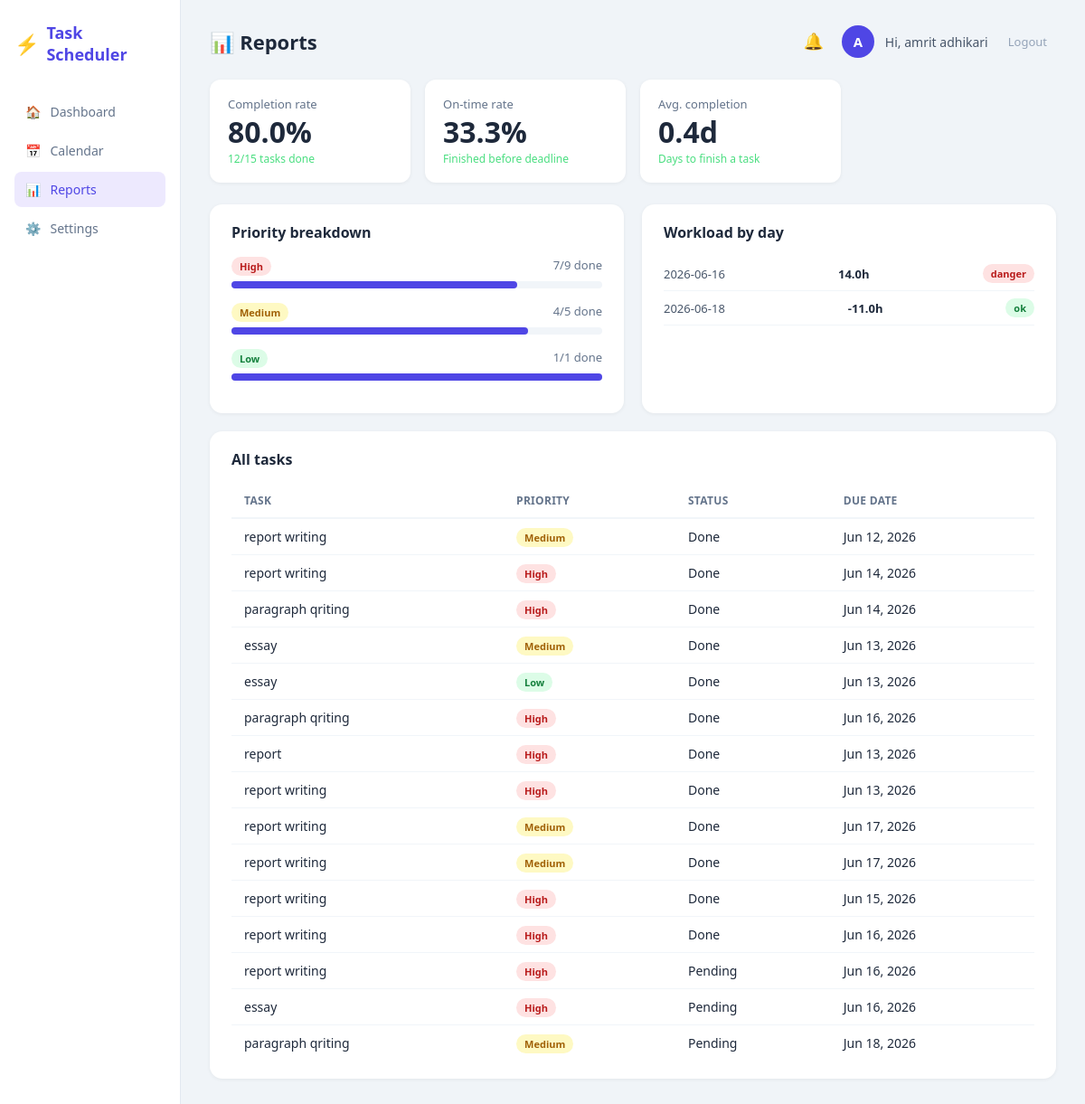
Screenshot of /reports (signed in) with the database file from the repository.
### models.py (models this page shows)
class User(UserMixin, db.Model):
    id = db.Column(db.Integer, primary_key=True)
    username = db.Column(db.String(80), unique=True, nullable=False)
    email = db.Column(db.String(120), unique=True, nullable=False)
    password = db.Column(db.String(200), nullable=False)
    tasks = db.relationship('Task', backref='user', lazy=True)

class Task(db.Model):
    id = db.Column(db.Integer, primary_key=True)
    title = db.Column(db.String(200), nullable=False)
    description = db.Column(db.Text, default='')
    priority = db.Column(db.String(10), default='Medium')
    status = db.Column(db.String(20), default='Pending')
    due_date = db.Column(db.DateTime, nullable=True)
    start_time = db.Column(db.String(10), default='')
    end_time = db.Column(db.String(10), default='')
    created_at = db.Column(db.DateTime, default=datetime.utcnow)
    completed_at = db.Column(db.DateTime, nullable=True)
    is_recurring = db.Column(db.Boolean, default=False)
    recur_type = db.Column(db.String(20), default='')
    user_id = db.Column(db.Integer, db.ForeignKey('user.id'), nullable=False)

### routes.py (the view)
@main.route('/reports')
@login_required
def reports():
    tasks = Task.query.filter_by(user_id=current_user.id).all()
    stats = get_productivity_stats(tasks)
    workload = analyze_workload(tasks)
    return render_template('reports.html', tasks=tasks, stats=stats, workload=workload)

### app.py (called while the page is built)
@login_manager.user_loader
def load_user(user_id):
    return User.query.get(int(user_id))

### scheduler.py (called while the page is built)
def calculate_duration_minutes(start_time, end_time):
    try:
        sh, sm = map(int, start_time.split(':'))
        eh, em = map(int, end_time.split(':'))
        return (eh * 60 + em) - (sh * 60 + sm)
    except:
        return 60

def analyze_workload(tasks):
    from collections import defaultdict
    day_load = defaultdict(int)
    for task in tasks:
        if task.status == 'Done':
            continue
        if task.due_date:
            date_str = task.due_date.strftime('%Y-%m-%d')
            duration = calculate_duration_minutes(task.start_time, task.end_time)
            day_load[date_str] += duration
    result = {}
    for date_str, total_mins in day_load.items():
        if total_mins > 480:
            status = 'danger'
        elif total_mins > 300:
            status = 'warning'
        else:
            status = 'ok'
        result[date_str] = {
            'total_minutes': total_mins,
            'total_hours': round(total_mins / 60, 1),
            'status': status
        }
    return result

### templates/reports.html
{% extends "base.html" %}
{% block page_title %}📊 Reports{% endblock %}
{% block content %}
<div class="stats-row">
  <div class="stat-card">
    <div class="stat-label">Completion rate</div>
    <div class="stat-value">{{ stats.completion_rate }}%</div>
    <div class="stat-sub">{{ stats.completed }}/{{ stats.total }} tasks done</div>
  </div>
  <div class="stat-card">
    <div class="stat-label">On-time rate</div>
    <div class="stat-value">{{ stats.on_time_rate }}%</div>
    <div class="stat-sub">Finished before deadline</div>
  </div>
  <div class="stat-card">
    <div class="stat-label">Avg. completion</div>
    <div class="stat-value">{{ stats.avg_completion_days }}d</div>
    <div class="stat-sub">Days to finish a task</div>
  </div>
</div>
<div class="two-col">
  <div class="card">
    <div class="card-header"><h2>Priority breakdown</h2></div>
    {% for level in ['High', 'Medium', 'Low'] %}
    <div style="margin-bottom:16px">
      <div style="display:flex;justify-content:space-between;margin-bottom:6px">
        <span class="badge badge-{{ level.lower() }}">{{ level }}</span>
        <span style="font-size:13px;color:#64748b">
          {{ stats.priority_done[level] }}/{{ stats.priority_total[level] }} done
        </span>
      </div>
      <div style="background:#f1f5f9;border-radius:8px;height:8px">
        {% if stats.priority_total[level] > 0 %}
          {% set pct = (stats.priority_done[level] / stats.priority_total[level] * 100)|int %}
        {% else %}
          {% set pct = 0 %}
        {% endif %}
        <div style="background:#4f46e5;width:{{ pct }}%;height:8px;border-radius:8px"></div>
      </div>
    </div>
    {% endfor %}
  </div>
  <div class="card">
    <div class="card-header"><h2>Workload by day</h2></div>
    {% if workload %}
      {% for date, info in workload.items()|sort %}
      <div style="display:flex;align-items:center;justify-content:space-between;padding:8px 0;border-bottom:1px solid #f1f5f9">
        <span style="font-size:13px;color:#475569">{{ date }}</span>
        <span style="font-size:13px;font-weight:600">{{ info.total_hours }}h</span>
        <span class="badge
          {% if info.status == 'danger' %}badge-high
          {% elif info.status == 'warning' %}badge-medium
          {% else %}badge-low{% endif %}">
          {{ info.status }}
        </span>
      </div>
      {% endfor %}
    {% else %}
      <p class="empty-state">No scheduled tasks yet</p>
    {% endif %}
  </div>
</div>
<div class="card" style="margin-top:20px">
  <div class="card-header"><h2>All tasks</h2></div>
  <table class="report-table">
    <thead>
      <tr>
        <th>Task</th>
        <th>Priority</th>
        <th>Status</th>
        <th>Due date</th>
      </tr>
    </thead>
    <tbody>
    {% for task in tasks %}
    <tr>
      <td>{{ task.title }}</td>
      <td><span class="badge badge-{{ task.priority.lower() }}">{{ task.priority }}</span></td>
      <td>{{ task.status }}</td>
      <td>{{ task.due_date.strftime('%b %d, %Y') if task.due_date else '—' }}</td>
    </tr>
    {% endfor %}
    </tbody>
  </table>
</div>
{% endblock %}

### templates/base.html (shortened to what this page needs)
<!DOCTYPE html>
<html lang="en">
<head>
  <link rel="stylesheet" href="{{ url_for('static', filename='style.css') }}"/>
</head>
<body>
  <div class="app-wrapper">
    <aside class="sidebar">
      <div class="logo">
        <span class="logo-icon">⚡</span>
        <span class="logo-text">Task Scheduler</span>
      </div>
      <nav>
        <a href="{{ url_for('main.dashboard') }}" class="nav-link {% if request.endpoint == 'main.dashboard' %}active{% endif %}">
          <span>🏠</span> Dashboard
        </a>
        <a href="{{ url_for('main.calendar') }}" class="nav-link {% if request.endpoint == 'main.calendar' %}active{% endif %}">
          <span>📅</span> Calendar
        </a>
        <a href="{{ url_for('main.reports') }}" class="nav-link {% if request.endpoint == 'main.reports' %}active{% endif %}">
          <span>📊</span> Reports
        </a>
        <a href="{{ url_for('main.settings') }}" class="nav-link {% if request.endpoint == 'main.settings' %}active{% endif %}">
  <span>⚙️</span> Settings
</a>
      </nav>
    </aside>
    <main class="main-content">
      <div class="topbar">
        <h1 class="page-title">{% block page_title %}Dashboard{% endblock %}</h1>
        <div class="topbar-right">
          <div class="notif-wrapper">
            <button class="btn-icon notif-bell" onclick="toggleNotifPanel()" id="notif-btn">
              🔔
            </button>
          </div>
          <div class="user-avatar">{{ current_user.username[0].upper() }}</div>
          <span class="username">Hi, {{ current_user.username }}</span>
          <a href="{{ url_for('auth.logout') }}" class="btn-logout">Logout</a>
        </div>
      </div>
      {% block content %}{% endblock %}
    </main>
  </div>
</body>
</html>

### static/style.css (style rules this page uses)
*, *::before, *::after { box-sizing: border-box; margin: 0; padding: 0; }
body { font-family: 'Segoe UI', system-ui, sans-serif; background: #f0f4f8; color: #1e293b; min-height: 100vh; }
.app-wrapper { display: flex; min-height: 100vh; }
.sidebar { width: 200px; min-height: 100vh; background: #ffffff; border-right: 1px solid #e2e8f0; padding: 24px 16px; display: flex; flex-direction: column; gap: 32px; position: fixed; top: 0; left: 0; bottom: 0; z-index: 100; }
.logo { display: flex; align-items: center; gap: 8px; font-weight: 700; font-size: 18px; color: #4f46e5; text-decoration: none; }
.logo-icon { font-size: 22px; }
.logo-text { font-weight: 700; color: #4f46e5; }
nav { display: flex; flex-direction: column; gap: 4px; }
.nav-link { display: flex; align-items: center; gap: 10px; padding: 10px 12px; border-radius: 8px; color: #64748b; text-decoration: none; font-size: 14px; font-weight: 500; transition: background 0.15s, color 0.15s; }
.nav-link.active { background: #ede9fe; color: #4f46e5; }
.main-content { margin-left: 200px; padding: 28px 32px; flex: 1; min-height: 100vh; }
.topbar { display: flex; align-items: center; justify-content: space-between; margin-bottom: 24px; }
.page-title { font-size: 22px; font-weight: 700; color: #1e293b; }
.topbar-right { display: flex; align-items: center; gap: 12px; }
.user-avatar { width: 36px; height: 36px; border-radius: 50%; background: #4f46e5; color: #ffffff; display: flex; align-items: center; justify-content: center; font-weight: 700; font-size: 15px; flex-shrink: 0; }
.username { font-size: 14px; color: #475569; }
.btn-logout { font-size: 13px; color: #94a3b8; text-decoration: none; padding: 6px 10px; border-radius: 6px; transition: color 0.15s; }
.btn-icon { background: none; border: none; font-size: 18px; cursor: pointer; padding: 4px 8px; border-radius: 6px; transition: background 0.15s; }
.stats-row { display: grid; grid-template-columns: repeat(4, 1fr); gap: 16px; margin-bottom: 24px; }
.stat-card { background: #ffffff; border-radius: 12px; padding: 18px 20px; box-shadow: 0 1px 4px rgba(0, 0, 0, 0.06); }
.stat-label { font-size: 13px; color: #64748b; margin-bottom: 4px; }
.stat-value { font-size: 32px; font-weight: 700; color: #1e293b; line-height: 1.1; }
.stat-sub { font-size: 12px; color: #4ade80; margin-top: 4px; }
.card { background: #ffffff; border-radius: 14px; padding: 20px 24px; box-shadow: 0 1px 4px rgba(0, 0, 0, 0.06); }
.card-header { display: flex; align-items: center; justify-content: space-between; margin-bottom: 16px; }
.card-header h2 { font-size: 16px; font-weight: 700; color: #1e293b; }
.two-col { display: grid; grid-template-columns: 1fr 1fr; gap: 20px; }
.badge { font-size: 11px; font-weight: 700; padding: 3px 9px; border-radius: 20px; white-space: nowrap; flex-shrink: 0; }
.badge-high { background: #fee2e2; color: #b91c1c; }
.badge-medium { background: #fef9c3; color: #a16207; }
.badge-low { background: #dcfce7; color: #15803d; }
.report-table { width: 100%; border-collapse: collapse; margin-top: 8px; }
.report-table th { padding: 10px 14px; text-align: left; border-bottom: 2px solid #f1f5f9; color: #64748b; font-weight: 600; font-size: 12px; text-transform: uppercase; letter-spacing: 0.3px; }
.report-table td { padding: 10px 14px; text-align: left; border-bottom: 1px solid #f1f5f9; font-size: 14px; color: #1e293b; }
.report-table tr:last-child td { border-bottom: none; }
.notif-wrapper { position: relative; }
.notif-bell { position: relative; font-size: 18px; }

### rows the page displays
User: username "A", username "amrit adhikari"
Task: priority "Low", user "1", {{ pct }} 100 (drawn), title "essay", status "Done", due_date "Jun 13, 2026"
Task: title "report writing", priority "Medium", status "Done", due_date "Jun 12, 2026"
Task: title "report writing", priority "High", status "Done", due_date "Jun 14, 2026"
Task: title "paragraph qriting", priority "High", status "Done", due_date "Jun 14, 2026"
Task: title "essay", priority "Medium", status "Done", due_date "Jun 13, 2026"
Task: title "paragraph qriting", priority "High", status "Done", due_date "Jun 16, 2026"
Task: title "report", priority "High", status "Done", due_date "Jun 13, 2026"
Task: title "report writing", priority "High", status "Done", due_date "Jun 13, 2026"
Task: title "report writing", priority "Medium", status "Done", due_date "Jun 17, 2026"
Task: title "report writing", priority "Medium", status "Done", due_date "Jun 17, 2026"
Task: title "report writing", priority "High", status "Done", due_date "Jun 15, 2026"
Task: title "report writing", priority "High", status "Done", due_date "Jun 16, 2026"
Task: title "report writing", priority "High", status "Pending", due_date "Jun 16, 2026"
Task: title "essay", priority "High", status "Pending", due_date "Jun 16, 2026"
Task: title "paragraph qriting", priority "Medium", status "Pending", due_date "Jun 18, 2026"

### other values shown
{{ stats.completion_rate }} "80.0"
{{ stats.completed }} "12"
{{ stats.total }} "15"
{{ stats.on_time_rate }} "33.3"
{{ stats.avg_completion_days }} "0.4"
{{ level }} "High" "Medium"
{{ stats.priority_done[level] }} "7" "4"
{{ stats.priority_total[level] }} "9" "5"
{{ date }} "2026-06-16" "2026-06-18"
{{ info.total_hours }} "14.0" "-11.0"
{{ info.status }} "danger" "ok"
